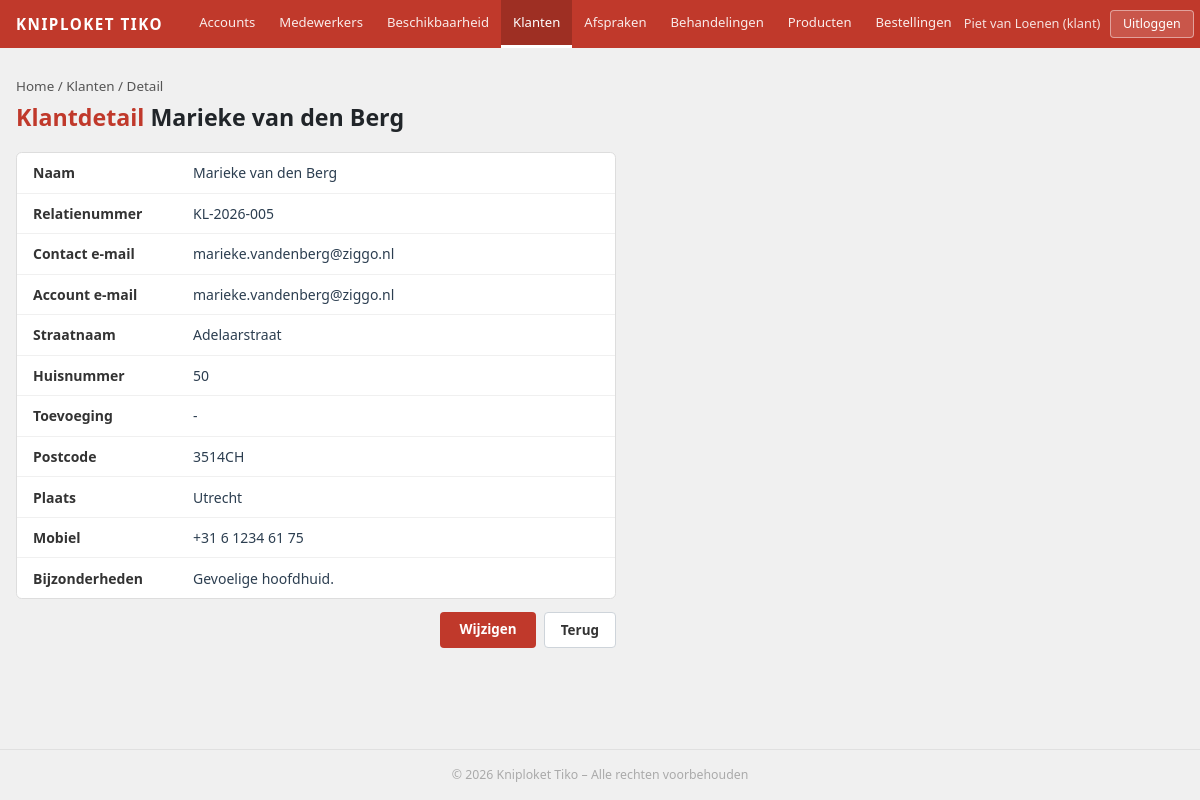
/klanten/detail?id=5 (signed in), run on the app's committed database.
### tables this page shows
CREATE TABLE Klant (
    Id INT AUTO_INCREMENT PRIMARY KEY,
    UserId INT NOT NULL,
    Voornaam VARCHAR(100) NOT NULL,
    Tussenvoegsel VARCHAR(50) NULL DEFAULT NULL,
    Achternaam VARCHAR(100) NOT NULL,
    Relatienummer VARCHAR(50) NOT NULL UNIQUE,
    Bijzonderheden TEXT NULL DEFAULT NULL,
    IsActief BIT(1) NOT NULL DEFAULT 1,
    Opmerking VARCHAR(255) NULL DEFAULT NULL,
    DatumAangemaakt DATETIME(6) NOT NULL DEFAULT CURRENT_TIMESTAMP(6),
    DatumGewijzigd DATETIME(6) NOT NULL DEFAULT CURRENT_TIMESTAMP(6) ON UPDATE CURRENT_TIMESTAMP(6),
    CONSTRAINT fk_klant_user FOREIGN KEY (UserId) REFERENCES users(id) ON DELETE RESTRICT ON UPDATE CASCADE
);

CREATE TABLE Contact (
    Id INT AUTO_INCREMENT PRIMARY KEY,
    Straatnaam VARCHAR(255) NOT NULL,
    Huisnummer VARCHAR(20) NOT NULL,
    Toevoeging VARCHAR(20) NULL DEFAULT NULL,
    Postcode VARCHAR(10) NOT NULL,
    Plaats VARCHAR(100) NOT NULL,
    Email VARCHAR(255) NOT NULL,
    Mobiel VARCHAR(20) NOT NULL,
    IsActief BIT(1) NOT NULL DEFAULT 1,
    Opmerking VARCHAR(255) NULL DEFAULT NULL,
    DatumAangemaakt DATETIME(6) NOT NULL DEFAULT CURRENT_TIMESTAMP(6),
    DatumGewijzigd DATETIME(6) NOT NULL DEFAULT CURRENT_TIMESTAMP(6) ON UPDATE CURRENT_TIMESTAMP(6)
);

CREATE TABLE users (
    id INT AUTO_INCREMENT PRIMARY KEY,
    name VARCHAR(255) NOT NULL,
    email VARCHAR(255) NOT NULL UNIQUE,
    email_verified_at DATETIME NULL DEFAULT NULL,
    password VARCHAR(255) NOT NULL,
    role VARCHAR(50) NOT NULL,
    remember_token VARCHAR(100) NULL DEFAULT NULL,
    created_at DATETIME NOT NULL DEFAULT CURRENT_TIMESTAMP,
    updated_at DATETIME NOT NULL DEFAULT CURRENT_TIMESTAMP ON UPDATE CURRENT_TIMESTAMP,
    IsActief BIT(1) NOT NULL DEFAULT 1,
    Opmerking VARCHAR(255) NULL DEFAULT NULL,
    DatumAangemaakt DATETIME(6) NOT NULL DEFAULT CURRENT_TIMESTAMP(6),
    DatumGewijzigd DATETIME(6) NOT NULL DEFAULT CURRENT_TIMESTAMP(6) ON UPDATE CURRENT_TIMESTAMP(6)
);

### app/core/Controller.php (called while the page is built, shortened)
<?php
abstract class Controller
{
    protected function view(string $view, array $data = [], string $layout = 'layouts/main'): void
    {
        $data['base'] = defined('BASE_URL') ? BASE_URL : '';
        extract($data, EXTR_SKIP);
        $viewBestand   = dirname(__DIR__) . '/views/' . $view . '.php';
        require $viewBestand;
    }
}

### app/controllers/KlantController.php (called while the page is built, shortened)
<?php
class KlantController extends Controller
{
    private KlantModel $klantModel;
    public function __construct()
    {
        $this->klantModel = new KlantModel();
    }
    public function detail(): void
    {
        $id    = (int) ($_GET['id'] ?? 0);
        $klant = $this->klantModel->vindOpId($id);
        $this->view('klanten/detail', compact('klant'));
    }
}

### app/core/Router.php (called while the page is built, shortened)
<?php
class Router
{
    private array  $routes    = [];
    public function __construct()
    {
        $this->routes  = require dirname(__DIR__) . '/config/routes.php';
    }
    public function dispatch(): void
    {
        $methode = $_SERVER['REQUEST_METHOD'];
        $uri     = $this->normaliseUri($_SERVER['REQUEST_URI'] ?? '/');
        $sleutel = $methode . ' ' . $uri;
        [$controllerNaam, $actie] = $this->routes[$sleutel];
        $controller = new $volledigeNaam();
        $controller->$actie();
    }
    private function normaliseUri(string $uri): string
    {
        $pad = parse_url($uri, PHP_URL_PATH) ?? '/';
        $pad = '/' . ltrim($pad, '/');
        if ($pad !== '/') {
            $pad = rtrim($pad, '/');
        }
        return $pad;
    }
}

### public/index.php (called while the page is built, shortened)
<?php
spl_autoload_register(function (string $klasse): void {
    $pad = dirname(__DIR__) . '/app/' . str_replace(
        ['App\\', '\\'],
        ['',      '/'],
        $klasse
    ) . '.php';
});
require_once dirname(__DIR__) . '/app/core/helpers.php';
$router = new Router();
$router->dispatch();

### app/core/helpers.php (called while the page is built)
<?php
function url(string $pad = '/'): string
{
    $base = defined('BASE_URL') ? BASE_URL : '';
    return $base . '/' . ltrim($pad, '/');
}

### app/config/database.php (called while the page is built)
<?php
return [
    'driver'   => 'mysql',
    'host'     => '127.0.0.1',
    'port'     => '3306',
    'database' => 'kniploket_tiko',
    'username' => 'root',
    'password' => '',
    'charset'  => 'utf8mb4',
    'options'  => [
        PDO::ATTR_ERRMODE            => PDO::ERRMODE_EXCEPTION,
        PDO::ATTR_DEFAULT_FETCH_MODE => PDO::FETCH_ASSOC,
        PDO::ATTR_EMULATE_PREPARES   => false,
    ],
];

### app/core/Database.php (called while the page is built, shortened)
<?php
class Database
{
    private static ?Database $instantie = null;
    private PDO $pdo;
    private function __construct()
    {
        $config = require dirname(__DIR__) . '/config/database.php';
        $dsn = sprintf(
            '%s:host=%s;port=%s;dbname=%s;charset=%s',
            $config['driver'],
            $config['host'],
            $config['port'],
            $config['database'],
            $config['charset']
        );
        try {
            $this->pdo = new PDO($dsn, $config['username'], $config['password'], $config['options']);
        } catch (PDOException $e) {
            $logger = new Logger();
            $logger->error('Databaseverbinding mislukt: ' . $e->getMessage());
            http_response_code(500);
            die('Databaseverbinding niet beschikbaar. Controleer de configuratie.');
        }
    }
    public static function getInstance(): Database
    {
        if (self::$instantie === null) {
            self::$instantie = new self();
        }
        return self::$instantie;
    }
    public function getPdo(): PDO
    {
        return $this->pdo;
    }
}

### app/core/Logger.php (called while the page is built, shortened)
<?php
class Logger
{
    public function __construct(string $logBestand = '')
    {
        if ($logBestand === '') {
            $logBestand = dirname(__DIR__, 2) . '/logs/app.log';
        }
        $this->logBestand = $logBestand;
        $dir = dirname($this->logBestand);
    }
}

### app/models/KlantModel.php (called while the page is built, shortened)
<?php
class KlantModel
{
    private PDO    $pdo;
    private Logger $logger;
    public function __construct()
    {
        $this->pdo    = Database::getInstance()->getPdo();
        $this->logger = new Logger();
    }
    public function vindOpId(int $id): ?array
    {
        try {
            $stmt = $this->pdo->prepare(
                'SELECT k.Id, k.Voornaam, k.Tussenvoegsel, k.Achternaam,
                        k.Relatienummer, k.Bijzonderheden,
                        u.email, u.name AS gebruikersnaam,
                        c.Postcode, c.Plaats, c.Straatnaam,
                        c.Huisnummer, c.Toevoeging, c.Mobiel, c.Email
                 FROM Klant k
                 JOIN users u ON u.id = k.UserId
                 LEFT JOIN KlantPerContact kpc ON kpc.KlantId = k.Id AND kpc.IsActief = 1
                 LEFT JOIN Contact c ON c.Id = kpc.ContactId AND c.IsActief = 1
                 WHERE k.Id = :id AND k.IsActief = 1
                 LIMIT 1'
            );
            $stmt->execute([':id' => $id]);
            $row = $stmt->fetch(PDO::FETCH_ASSOC);
            return $row ?: null;
        } catch (\PDOException $e) {
            $this->logger->error('KlantModel::vindOpId – ' . $e->getMessage());
            return null;
        }
    }
}

### app/views/klanten/detail.php (the view, shortened to what this page needs)
<?php
$naam = htmlspecialchars(
    $klant['Voornaam']
    . ($klant['Tussenvoegsel'] ? ' ' . $klant['Tussenvoegsel'] : '')
    . ' ' . $klant['Achternaam'],
    ENT_QUOTES, 'UTF-8'
);
?>
<div class="kd-bc">
    <a href="<?= url('/dashboard') ?>">Home</a> /
    <a href="<?= url('/klanten') ?>">Klanten</a> / Detail
</div>
<h1 class="kd-h1"><span>Klantdetail</span> <?= $naam ?></h1>
<div class="kd-card">
    <div class="kd-row">
        <div class="kd-lbl">Naam</div>
        <div class="kd-val"><?= $naam ?></div>
    </div>
    <div class="kd-row">
        <div class="kd-lbl">Relatienummer</div>
        <div class="kd-val"><?= htmlspecialchars($klant['Relatienummer'], ENT_QUOTES, 'UTF-8') ?></div>
    </div>
    <div class="kd-row">
        <div class="kd-lbl">Contact e-mail</div>
        <div class="kd-val"><?= htmlspecialchars($klant['Email'] ?? '-', ENT_QUOTES, 'UTF-8') ?></div>
    </div>
    <div class="kd-row">
        <div class="kd-lbl">Account e-mail</div>
        <div class="kd-val"><?= htmlspecialchars($klant['email'] ?? '-', ENT_QUOTES, 'UTF-8') ?></div>
    </div>
    <div class="kd-row">
        <div class="kd-lbl">Straatnaam</div>
        <div class="kd-val"><?= htmlspecialchars($klant['Straatnaam'] ?? '-', ENT_QUOTES, 'UTF-8') ?></div>
    </div>
    <div class="kd-row">
        <div class="kd-lbl">Huisnummer</div>
        <div class="kd-val"><?= htmlspecialchars($klant['Huisnummer'] ?? '-', ENT_QUOTES, 'UTF-8') ?></div>
    </div>
    <div class="kd-row">
        <div class="kd-lbl">Toevoeging</div>
        <div class="kd-val"><?= htmlspecialchars($klant['Toevoeging'] ?: '-', ENT_QUOTES, 'UTF-8') ?></div>
    </div>
    <div class="kd-row">
        <div class="kd-lbl">Postcode</div>
        <div class="kd-val"><?= htmlspecialchars($klant['Postcode'] ?? '-', ENT_QUOTES, 'UTF-8') ?></div>
    </div>
    <div class="kd-row">
        <div class="kd-lbl">Plaats</div>
        <div class="kd-val"><?= htmlspecialchars($klant['Plaats'] ?? '-', ENT_QUOTES, 'UTF-8') ?></div>
    </div>
    <div class="kd-row">
        <div class="kd-lbl">Mobiel</div>
        <div class="kd-val"><?= htmlspecialchars($klant['Mobiel'] ?? '-', ENT_QUOTES, 'UTF-8') ?></div>
    </div>
    <div class="kd-row">
        <div class="kd-lbl">Bijzonderheden</div>
        <div class="kd-val"><?= htmlspecialchars($klant['Bijzonderheden'] ?: '-', ENT_QUOTES, 'UTF-8') ?></div>
    </div>
</div>
<div class="kd-actions">
    <a href="<?= url('/klanten/wijzigen?id=' . (int)$klant['Id']) ?>" class="kd-btn-wij">Wijzigen</a>
    <a href="<?= url('/klanten') ?>" class="kd-btn-terug">Terug</a>
</div>

### app/views/layouts/main.php (style rules this page uses)
*, *::before, *::after { box-sizing: border-box; }
html, body { height: 100%; margin: 0; }
body { background: #f0f0f0; font-family: 'Segoe UI', sans-serif; display: flex; flex-direction: column; min-height: 100vh; }

### app/views/klanten/detail.php (style rules this page uses)
body { background:#f0f0f0; }
.kd-bc { font-size:.84rem; margin-bottom:.5rem; color:#555; }
.kd-bc a { color:#555; text-decoration:none; }
.kd-h1 { font-size:1.45rem; font-weight:700; margin-bottom:1.25rem; }
.kd-h1 span { color:#c0392b; }
.kd-card { background:#fff; border:1px solid #ddd; border-radius:.35rem; overflow:hidden; max-width:600px; width:100%; }
.kd-row { display:grid; grid-template-columns:160px 1fr; border-bottom:1px solid #f0f0f0; font-size:.875rem; }
.kd-row:last-child { border-bottom:none; }
.kd-lbl { padding:.58rem 1rem; font-weight:600; color:#333; }
.kd-val { padding:.58rem 1rem; color:#2c3e50; word-break:break-word; }
.kd-actions { display:flex; justify-content:flex-end; gap:.5rem; padding:.85rem 0; max-width:600px; flex-wrap:wrap; }
.kd-btn-wij { background:#c0392b; color:#fff; border:none; border-radius:.25rem; padding:.42rem 1.2rem; font-size:.84rem; font-weight:600; cursor:pointer; text-decoration:none; display:inline-block; }
.kd-btn-terug { background:#fff; color:#333; border:1px solid #ced4da; border-radius:.25rem; padding:.42rem 1rem; font-size:.84rem; font-weight:600; text-decoration:none; display:inline-block; }

### data on the page
klant: naam "Marieke van den Berg", Relatienummer "KL-2026-005", contact.Email "marieke.vandenberg@ziggo.nl", UserId.email "marieke.vandenberg@ziggo.nl", contact.Straatnaam "Adelaarstraat", contact.Huisnummer "50", contact.Toevoeging "-", contact.Postcode "3514CH", contact.Plaats "Utrecht", contact.Mobiel "+31 6 1234 61 75", Bijzonderheden "Gevoelige hoofdhuid."

### other printed values
$label "Accounts"
$label "Medewerkers"
$label "Beschikbaarheid"
$label "Klanten"
$label "Afspraken"
$label "Behandelingen"
$label "Producten"
$label "Bestellingen"
$gebruikerNaam "Piet van Loenen"
$gebruikerRol "klant"
